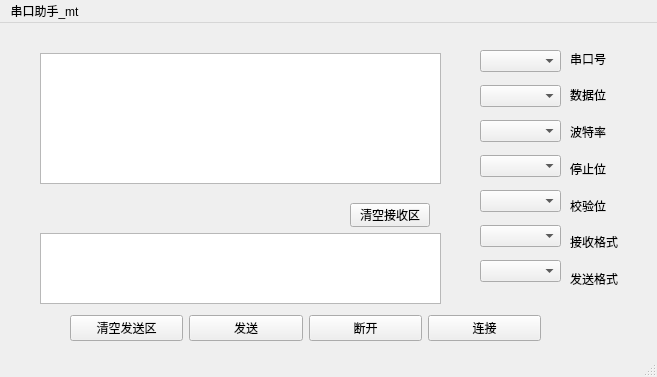
<?xml version="1.0" encoding="UTF-8"?>
<ui version="4.0">
 <class>uart_ass</class>
 <widget class="QMainWindow" name="uart_ass">
  <property name="geometry">
   <rect>
    <x>0</x>
    <y>0</y>
    <width>657</width>
    <height>377</height>
   </rect>
  </property>
  <property name="windowTitle">
   <string>uart_ass</string>
  </property>
  <widget class="QWidget" name="centralwidget">
   <widget class="QWidget" name="verticalLayoutWidget">
    <property name="geometry">
     <rect>
      <x>480</x>
      <y>20</y>
      <width>81</width>
      <height>251</height>
     </rect>
    </property>
    <layout class="QVBoxLayout" name="verticalLayout">
     <item>
      <widget class="QComboBox" name="port_num"/>
     </item>
     <item>
      <widget class="QComboBox" name="baud_rate"/>
     </item>
     <item>
      <widget class="QComboBox" name="data_bit"/>
     </item>
     <item>
      <widget class="QComboBox" name="stop_bit"/>
     </item>
     <item>
      <widget class="QComboBox" name="check_bit"/>
     </item>
     <item>
      <widget class="QComboBox" name="rcv_mod"/>
     </item>
     <item>
      <widget class="QComboBox" name="send_mod"/>
     </item>
    </layout>
   </widget>
   <widget class="QWidget" name="verticalLayoutWidget_2">
    <property name="geometry">
     <rect>
      <x>570</x>
      <y>20</y>
      <width>81</width>
      <height>251</height>
     </rect>
    </property>
    <layout class="QVBoxLayout" name="verticalLayout_2">
     <item>
      <widget class="QLabel" name="label">
       <property name="text">
        <string>串口号</string>
       </property>
      </widget>
     </item>
     <item>
      <widget class="QLabel" name="label_4">
       <property name="text">
        <string>数据位</string>
       </property>
      </widget>
     </item>
     <item>
      <widget class="QLabel" name="label_3">
       <property name="text">
        <string>波特率</string>
       </property>
      </widget>
     </item>
     <item>
      <widget class="QLabel" name="label_5">
       <property name="text">
        <string>停止位</string>
       </property>
      </widget>
     </item>
     <item>
      <widget class="QLabel" name="label_6">
       <property name="text">
        <string>校验位</string>
       </property>
      </widget>
     </item>
     <item>
      <widget class="QLabel" name="label_7">
       <property name="text">
        <string>接收格式</string>
       </property>
      </widget>
     </item>
     <item>
      <widget class="QLabel" name="label_2">
       <property name="text">
        <string>发送格式</string>
       </property>
      </widget>
     </item>
    </layout>
   </widget>
   <widget class="QPushButton" name="clear_rcv_area">
    <property name="geometry">
     <rect>
      <x>350</x>
      <y>180</y>
      <width>80</width>
      <height>24</height>
     </rect>
    </property>
    <property name="text">
     <string>清空接收区</string>
    </property>
   </widget>
   <widget class="QWidget" name="horizontalLayoutWidget">
    <property name="geometry">
     <rect>
      <x>70</x>
      <y>290</y>
      <width>471</width>
      <height>31</height>
     </rect>
    </property>
    <layout class="QHBoxLayout" name="horizontalLayout">
     <item>
      <widget class="QPushButton" name="clear_send_area">
       <property name="text">
        <string>清空发送区</string>
       </property>
      </widget>
     </item>
     <item>
      <widget class="QPushButton" name="send">
       <property name="text">
        <string>发送</string>
       </property>
      </widget>
     </item>
     <item>
      <widget class="QPushButton" name="stop">
       <property name="text">
        <string>断开</string>
       </property>
      </widget>
     </item>
     <item>
      <widget class="QPushButton" name="connect">
       <property name="text">
        <string>连接</string>
       </property>
      </widget>
     </item>
    </layout>
   </widget>
   <widget class="QTextEdit" name="rcv_area">
    <property name="geometry">
     <rect>
      <x>40</x>
      <y>30</y>
      <width>401</width>
      <height>131</height>
     </rect>
    </property>
   </widget>
   <widget class="QTextEdit" name="send_area">
    <property name="geometry">
     <rect>
      <x>40</x>
      <y>210</y>
      <width>401</width>
      <height>71</height>
     </rect>
    </property>
   </widget>
  </widget>
  <widget class="QMenuBar" name="menubar">
   <property name="geometry">
    <rect>
     <x>0</x>
     <y>0</y>
     <width>657</width>
     <height>21</height>
    </rect>
   </property>
   <widget class="QMenu" name="menu_mt">
    <property name="title">
     <string>串口助手_mt</string>
    </property>
   </widget>
   <addaction name="menu_mt"/>
  </widget>
  <widget class="QStatusBar" name="statusbar"/>
 </widget>
 <resources/>
 <connections/>
</ui>
